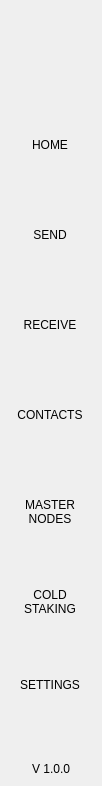
<?xml version="1.0" encoding="UTF-8"?>
<ui version="4.0">
 <class>NavMenuWidget</class>
 <widget class="QWidget" name="NavMenuWidget">
  <property name="geometry">
   <rect>
    <x>0</x>
    <y>0</y>
    <width>102</width>
    <height>786</height>
   </rect>
  </property>
  <property name="windowTitle">
   <string>Form</string>
  </property>
  <property name="styleSheet">
   <string notr="true">padding:0px;
border:none;
margin:0px;</string>
  </property>
  <layout class="QVBoxLayout" name="verticalLayout">
   <property name="spacing">
    <number>0</number>
   </property>
   <property name="leftMargin">
    <number>0</number>
   </property>
   <property name="topMargin">
    <number>0</number>
   </property>
   <property name="rightMargin">
    <number>0</number>
   </property>
   <property name="bottomMargin">
    <number>0</number>
   </property>
   <item>
    <widget class="QWidget" name="navContainer_2" native="true">
     <layout class="QVBoxLayout" name="navContainer" stretch="0,0,0,0">
      <property name="spacing">
       <number>0</number>
      </property>
      <property name="leftMargin">
       <number>0</number>
      </property>
      <property name="topMargin">
       <number>0</number>
      </property>
      <property name="rightMargin">
       <number>0</number>
      </property>
      <property name="bottomMargin">
       <number>10</number>
      </property>
      <item>
       <widget class="QPushButton" name="imgLogo">
        <property name="minimumSize">
         <size>
          <width>0</width>
          <height>102</height>
         </size>
        </property>
        <property name="focusPolicy">
         <enum>Qt::NoFocus</enum>
        </property>
        <property name="text">
         <string/>
        </property>
        <property name="iconSize">
         <size>
          <width>64</width>
          <height>64</height>
         </size>
        </property>
       </widget>
      </item>
      <item>
       <widget class="QScrollArea" name="scrollAreaNav">
        <property name="sizePolicy">
         <sizepolicy hsizetype="Expanding" vsizetype="Expanding">
          <horstretch>0</horstretch>
          <verstretch>0</verstretch>
         </sizepolicy>
        </property>
        <property name="minimumSize">
         <size>
          <width>0</width>
          <height>0</height>
         </size>
        </property>
        <property name="styleSheet">
         <string notr="true">QScrollBar {
height:0px;
 width:0px;
}

#scrollAreaNav{
background-color:transparent;
}</string>
        </property>
        <property name="horizontalScrollBarPolicy">
         <enum>Qt::ScrollBarAlwaysOff</enum>
        </property>
        <property name="sizeAdjustPolicy">
         <enum>QAbstractScrollArea::AdjustToContents</enum>
        </property>
        <property name="widgetResizable">
         <bool>true</bool>
        </property>
        <property name="alignment">
         <set>Qt::AlignLeading|Qt::AlignLeft|Qt::AlignTop</set>
        </property>
        <widget class="QWidget" name="scrollAreaNavVert">
         <property name="geometry">
          <rect>
           <x>0</x>
           <y>0</y>
           <width>102</width>
           <height>639</height>
          </rect>
         </property>
         <property name="sizePolicy">
          <sizepolicy hsizetype="Preferred" vsizetype="Expanding">
           <horstretch>0</horstretch>
           <verstretch>0</verstretch>
          </sizepolicy>
         </property>
         <property name="minimumSize">
          <size>
           <width>0</width>
           <height>0</height>
          </size>
         </property>
         <property name="autoFillBackground">
          <bool>false</bool>
         </property>
         <property name="styleSheet">
          <string notr="true">#scrollAreaNavVert{
background-color:transparent;
}</string>
         </property>
         <layout class="QVBoxLayout" name="verticalLayout_3">
          <property name="spacing">
           <number>0</number>
          </property>
          <property name="sizeConstraint">
           <enum>QLayout::SetDefaultConstraint</enum>
          </property>
          <property name="leftMargin">
           <number>0</number>
          </property>
          <property name="topMargin">
           <number>0</number>
          </property>
          <property name="rightMargin">
           <number>0</number>
          </property>
          <property name="bottomMargin">
           <number>0</number>
          </property>
          <item>
           <widget class="QToolButton" name="btnDashboard">
            <property name="minimumSize">
             <size>
              <width>100</width>
              <height>80</height>
             </size>
            </property>
            <property name="text">
             <string>HOME
</string>
            </property>
            <property name="iconSize">
             <size>
              <width>32</width>
              <height>32</height>
             </size>
            </property>
            <property name="checkable">
             <bool>true</bool>
            </property>
            <property name="checked">
             <bool>true</bool>
            </property>
            <property name="autoExclusive">
             <bool>true</bool>
            </property>
           </widget>
          </item>
          <item>
           <widget class="QToolButton" name="btnSend">
            <property name="minimumSize">
             <size>
              <width>100</width>
              <height>80</height>
             </size>
            </property>
            <property name="text">
             <string>SEND
</string>
            </property>
            <property name="iconSize">
             <size>
              <width>32</width>
              <height>32</height>
             </size>
            </property>
            <property name="checkable">
             <bool>true</bool>
            </property>
            <property name="autoExclusive">
             <bool>true</bool>
            </property>
           </widget>
          </item>
          <item>
           <widget class="QToolButton" name="btnReceive">
            <property name="minimumSize">
             <size>
              <width>100</width>
              <height>80</height>
             </size>
            </property>
            <property name="text">
             <string>RECEIVE
</string>
            </property>
            <property name="checkable">
             <bool>true</bool>
            </property>
            <property name="autoExclusive">
             <bool>true</bool>
            </property>
           </widget>
          </item>
          <item>
           <widget class="QToolButton" name="btnAddress">
            <property name="minimumSize">
             <size>
              <width>100</width>
              <height>80</height>
             </size>
            </property>
            <property name="text">
             <string>CONTACTS
</string>
            </property>
            <property name="iconSize">
             <size>
              <width>32</width>
              <height>32</height>
             </size>
            </property>
            <property name="checkable">
             <bool>true</bool>
            </property>
            <property name="autoExclusive">
             <bool>true</bool>
            </property>
           </widget>
          </item>
          <item>
           <widget class="QToolButton" name="btnMaster">
            <property name="minimumSize">
             <size>
              <width>100</width>
              <height>80</height>
             </size>
            </property>
            <property name="text">
             <string>MASTER
NODES</string>
            </property>
            <property name="iconSize">
             <size>
              <width>32</width>
              <height>32</height>
             </size>
            </property>
            <property name="checkable">
             <bool>true</bool>
            </property>
            <property name="autoExclusive">
             <bool>true</bool>
            </property>
           </widget>
          </item>
          <item>
           <widget class="QToolButton" name="btnColdStaking">
            <property name="minimumSize">
             <size>
              <width>100</width>
              <height>80</height>
             </size>
            </property>
            <property name="text">
             <string>COLD
STAKING</string>
            </property>
            <property name="iconSize">
             <size>
              <width>32</width>
              <height>32</height>
             </size>
            </property>
            <property name="checkable">
             <bool>true</bool>
            </property>
            <property name="autoExclusive">
             <bool>true</bool>
            </property>
           </widget>
          </item>
          <item>
           <widget class="QToolButton" name="btnSettings">
            <property name="minimumSize">
             <size>
              <width>100</width>
              <height>80</height>
             </size>
            </property>
            <property name="text">
             <string>SETTINGS
</string>
            </property>
            <property name="iconSize">
             <size>
              <width>32</width>
              <height>32</height>
             </size>
            </property>
            <property name="checkable">
             <bool>true</bool>
            </property>
            <property name="autoExclusive">
             <bool>true</bool>
            </property>
           </widget>
          </item>
         </layout>
        </widget>
       </widget>
      </item>
      <item>
       <spacer name="verticalSpacer">
        <property name="orientation">
         <enum>Qt::Vertical</enum>
        </property>
        <property name="sizeType">
         <enum>QSizePolicy::Minimum</enum>
        </property>
        <property name="sizeHint" stdset="0">
         <size>
          <width>20</width>
          <height>20</height>
         </size>
        </property>
       </spacer>
      </item>
      <item alignment="Qt::AlignHCenter">
       <widget class="QLabel" name="labelVersion">
        <property name="maximumSize">
         <size>
          <width>16777215</width>
          <height>60</height>
         </size>
        </property>
        <property name="text">
         <string>V 1.0.0</string>
        </property>
        <property name="alignment">
         <set>Qt::AlignBottom|Qt::AlignHCenter</set>
        </property>
       </widget>
      </item>
     </layout>
    </widget>
   </item>
  </layout>
 </widget>
 <resources/>
 <connections/>
</ui>
